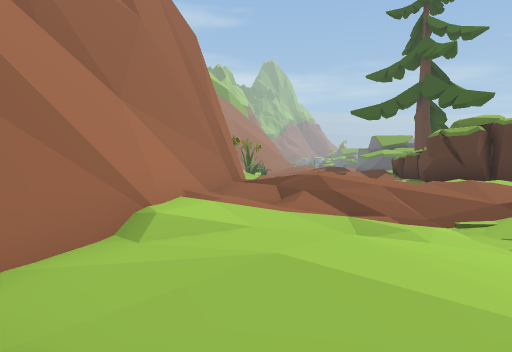
View 1 (above)

22 first-person views from a walk through a 3-D level made in the Unity game engine. The camera is 1.4 m above the floor, tilts 2° down and sees 70° across. The floor is counted in squares, 2 m on a side. Each view is taken from the middle of a square. On the plan, view 1 faces up. The plan holds only what a view shows up to about 11 squares ahead; the rest is blank. The place goes on beyond the plan. Some animated figures are not drawn.

View 2
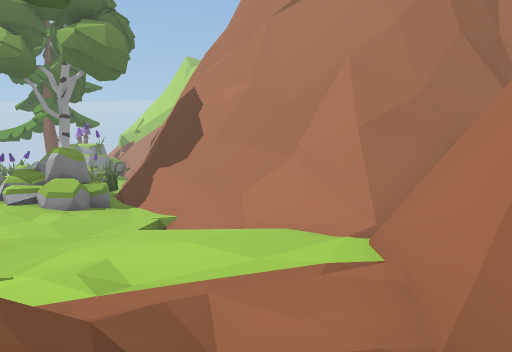

View 3
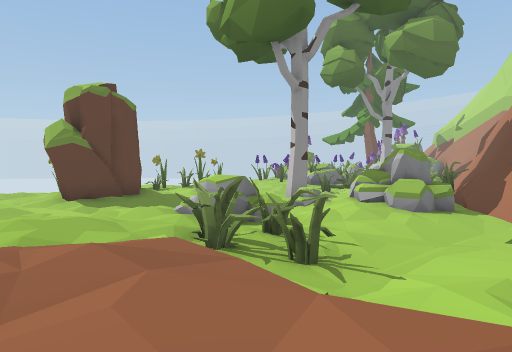

View 4
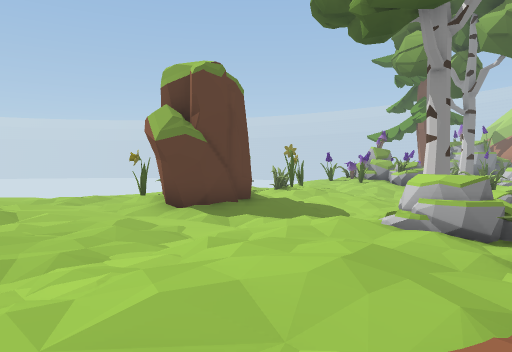

View 5
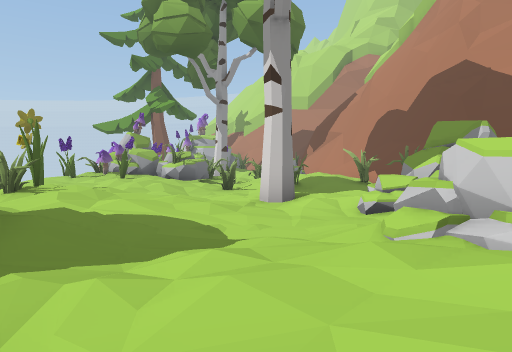

View 6
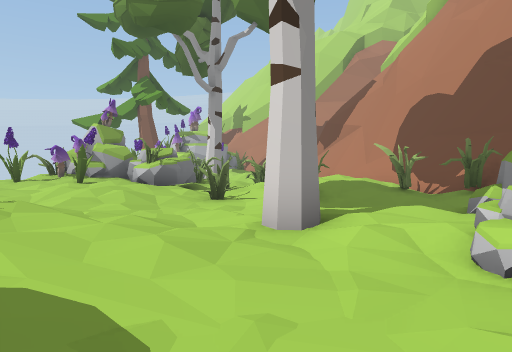

View 7
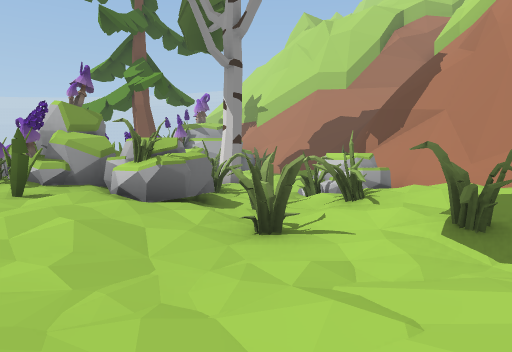

View 8
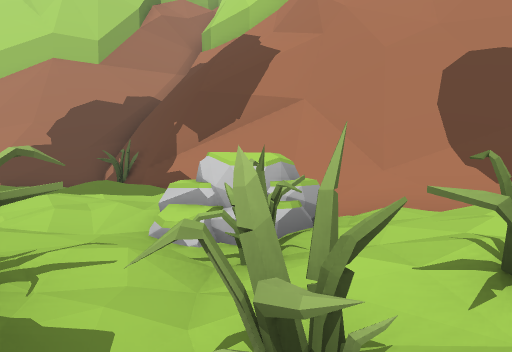

View 9
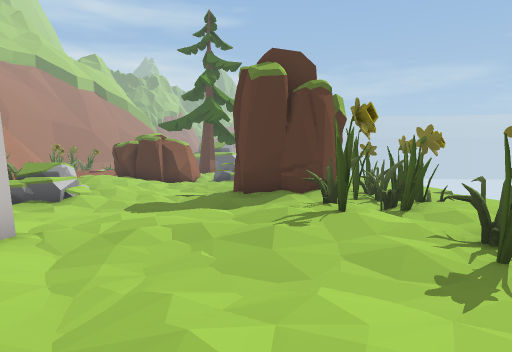

View 10
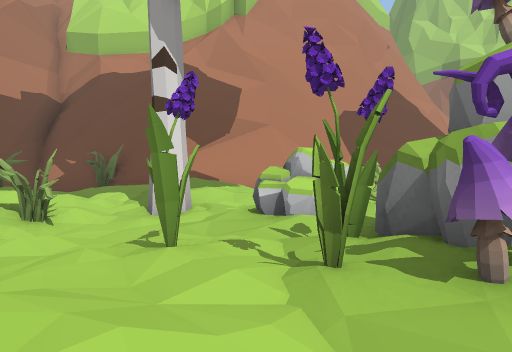

View 11
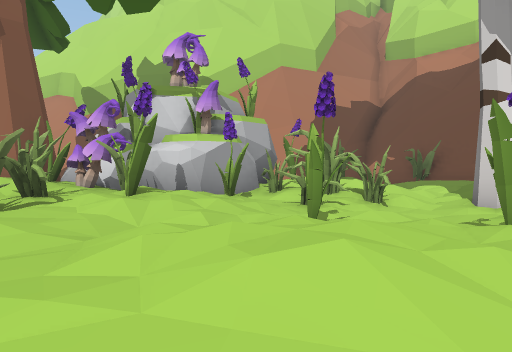

View 12
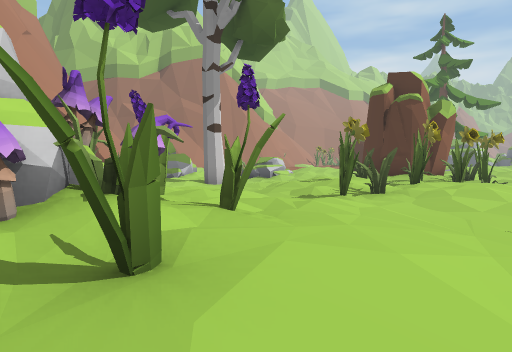

View 13
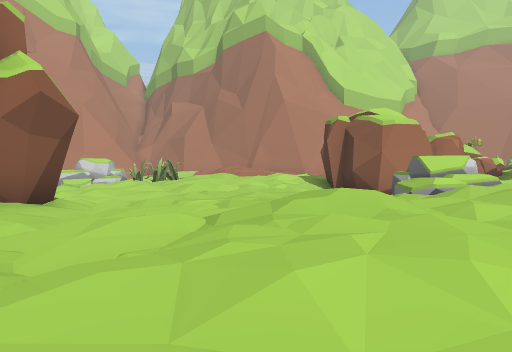

View 14
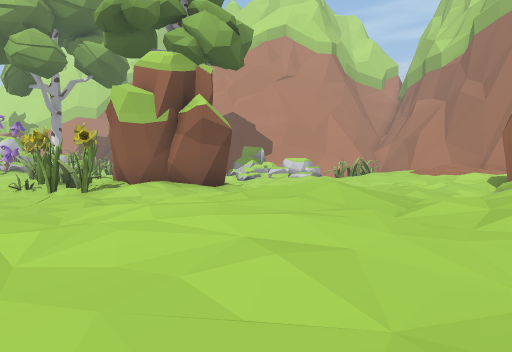

View 15
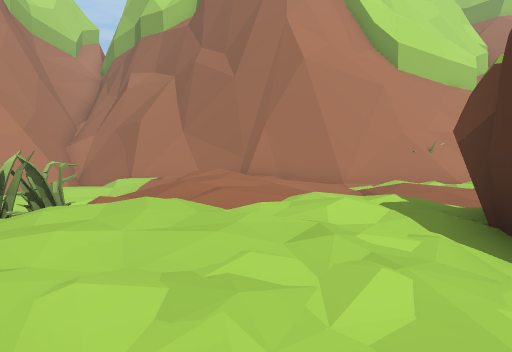

View 16
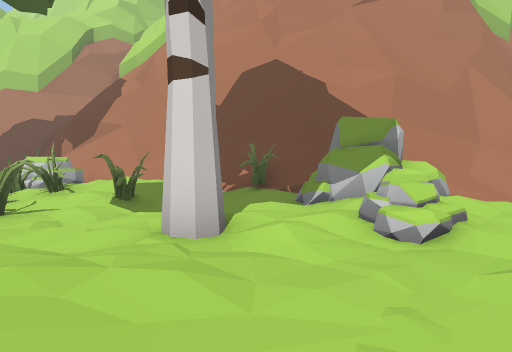

View 17
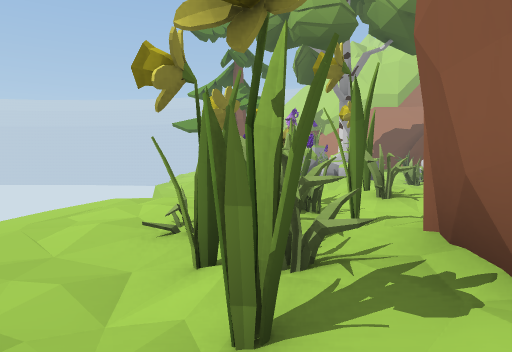

View 18
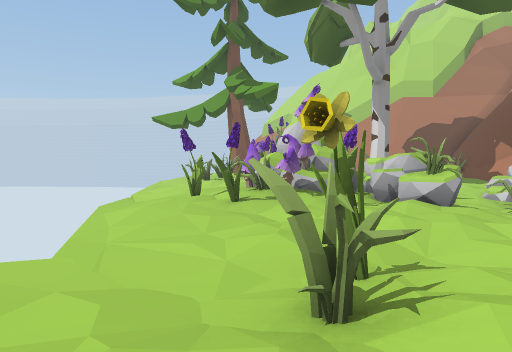

View 19
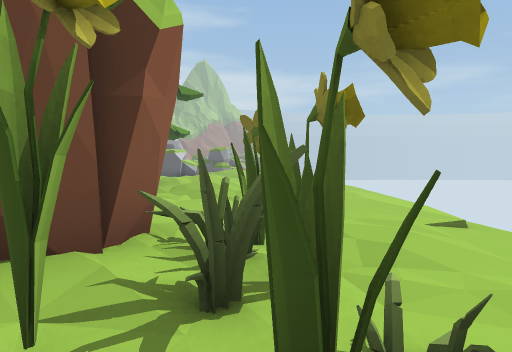

View 20
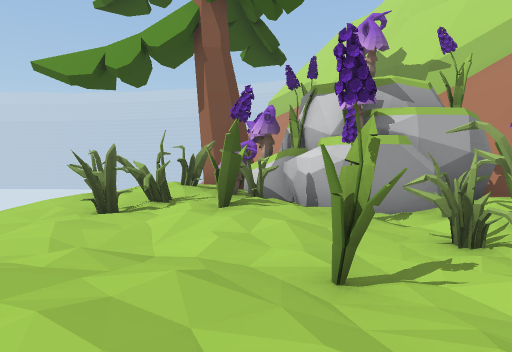

View 21
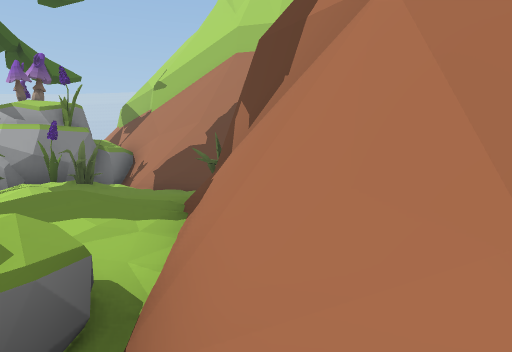

View 22
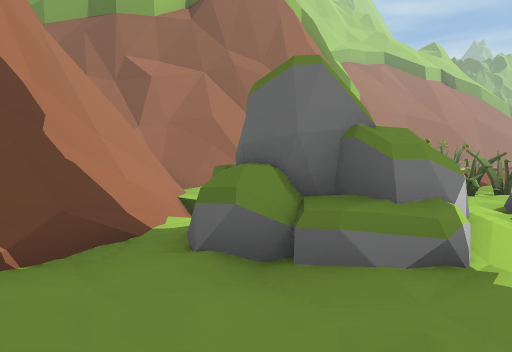

### Floor plan
Key: @ floor where view 1 was taken; # wall or solid block; . main floor; : floor 0.25 m higher than the main floor; - floor 0.25 m lower than the main floor; + floor 0.5 m higher than the main floor; _ floor 0.5 m lower than the main floor; * floor 0.75 m higher than the main floor; % floor 1 m higher than the main floor; < floor 1.75 m lower than the main floor; / step, stairs or slope; = window, fence, low wall or low ledge; ^ raised ledge; v drop or lower ground; R rock; M mushroom.
Columns run from 4 left of view 1 to 20 right of it. Each row starts with its distance up from view 1.
 13    #.:      ##
 12    #::+::   ##R ++ :..-
 11    #/.::..####RR/+:...-v
 10    # :.  +##----../:+.-v
  9    # +//+++:...-.++++.-v
  8    #++/+++++.....:+::.-v
  7    #+%*+*+++......:...-v
  6   ##:///:::+/--.----.--v
  5   ##:.-_##...-_-----.-_v
  4   #/.--_##RR..--##:---_v
  3   #...-_-/RR/-_.####___
  2   =_--___-RR___/.##=-_
  1 ###/===_-../___--.##.-_
  0   #/@v<_/R:R__-..##:.._v
 -1   ^^#==_RRR--#-.:#...-_v
 -2    ##^==RRR.-___/..---_
 -3      ^^##-_-_____-#____
 -4        ###--#__/----__v
 -5         ###//_#-....-_v
 -6          #/::#_.:#.-.-v
 -7          #:+:.#RR.M#../
 -8          #/:.##RRRM#.._v
 -9          ##RRR## RRM.-_v
-10          ##RR/.RR-#M:._v
-11           #..:.RR-....-v
-12           #:++.---#.::-
-13           #///.-__-.::.
-14           ##:...#_#-/--
-15           ##:.:.##-...-
-16           #--:#+###::#--
-17           #--.:####::#.-
-18           ####.#  ###+#.v
-19             ####   #+   v
-20                    #
-21                    ##

Where each view was taken, in squares from view 1:
view 1: 0 up, 0 right, facing up
view 2: 8 up, 0 right, facing down
view 3: 8 up, 1 right, facing down-right
view 4: 9 up, 5 right, facing down-right
view 5: 6 up, 9 right, facing down
view 6: 3 up, 9 right, facing down
view 7: 1 down, 10 right, facing down
view 8: 6 down, 11 right, facing down-left
view 9: 6 down, 12 right, facing up
view 10: 11 down, 17 right, facing left
view 11: 11 down, 18 right, facing down-left
view 12: 9 down, 18 right, facing up-left
view 13: 8 up, 18 right, facing left
view 14: 12 up, 18 right, facing down-left
view 15: 8 up, 10 right, facing left
view 16: 2 up, 11 right, facing down-left
view 17: 5 up, 15 right, facing down
view 18: 0 up, 15 right, facing down
view 19: 0 up, 15 right, facing up
view 20: 11 down, 15 right, facing down
view 21: 8 down, 6 right, facing down
view 22: 4 down, 7 right, facing up-left
